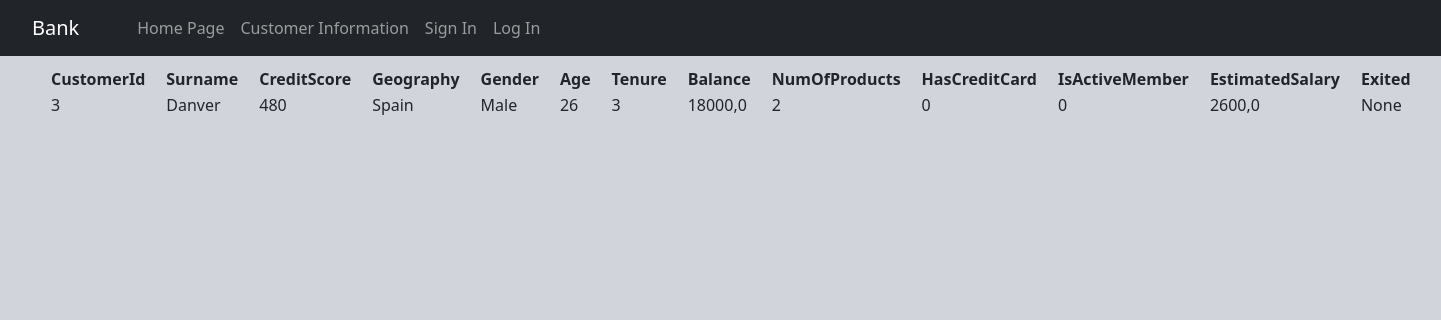
/data/3/, run on the app's committed database.
### data/models.py (models this page shows, shortened)
class Data(models.Model):
    CustomerId = models.IntegerField(primary_key=True, serialize=False, unique=True, auto_created=True)
    Surname = models.CharField(max_length=50, null=True)
    CreditScore = models.IntegerField(null=True)
    Geography = models.CharField(max_length=50, null=True)
    Gender = models.CharField(max_length=10, null=True)
    Age = models.IntegerField(null=True)
    Tenure = models.IntegerField(null=True)
    Balance = models.FloatField(null=True)
    NumOfProducts = models.IntegerField(null=True)
    HasCrCard = models.IntegerField(null=True)
    IsActiveMember = models.IntegerField(null=True)
    EstimatedSalary = models.FloatField(null=True)
    Exited = models.IntegerField(null=True, blank=True)

### data/views.py (the view)
# urls.py: path('<int:CustomerId>/', data_detail, name='detail'),
def data_detail(request, CustomerId):
    data = get_object_or_404(Data, CustomerId=CustomerId)
    context = {
        'data': data,
    }
    return render(request, 'data/detail.html', context)

### templates/data/detail.html (shortened to what this page needs)
{% extends 'base.html' %}
{% block body %}
    <table style="margin-top: 10px;">
        <tr>
            <td style="padding-right: 30px; padding-left: 20px;"></td>
            <td style="padding-right: 20px;"><strong>CustomerId</strong></td>
            <td style="padding-right: 20px;"><strong>Surname</strong></td>
            <td style="padding-right: 20px;"><strong>CreditScore</strong></td>
            <td style="padding-right: 20px;"><strong>Geography</strong></td>
            <td style="padding-right: 20px;"><strong>Gender</strong></td>
            <td style="padding-right: 20px;"><strong>Age</strong></td>
            <td style="padding-right: 20px;"><strong>Tenure</strong></td>
            <td style="padding-right: 20px;"><strong>Balance</strong></td>
            <td style="padding-right: 20px;"><strong>NumOfProducts</strong></td>
            <td style="padding-right: 20px;"><strong>HasCreditCard</strong></td>
            <td style="padding-right: 20px;"><strong>IsActiveMember</strong></td>
            <td style="padding-right: 20px;"><strong>EstimatedSalary</strong></td>
            <td style="padding-right: 20px;"><strong>Exited</strong></td>
        </tr>
        <tr>
            <td style="padding-right: 30px;"></td>
            <td style="padding-right: 20px;">{{data.CustomerId}}</td>
            <td style="padding-right: 20px;">{{data.Surname}}</td>
            <td style="padding-right: 20px;">{{data.CreditScore}}</td>
            <td style="padding-right: 20px;">{{data.Geography}}</td>
            <td style="padding-right: 20px;">{{data.Gender}}</td>
            <td style="padding-right: 20px;">{{data.Age}}</td>
            <td style="padding-right: 20px;">{{data.Tenure}}</td>
            <td style="padding-right: 20px;">{{data.Balance}}</td>
            <td style="padding-right: 20px;">{{data.NumOfProducts}}</td>
            <td style="padding-right: 20px;">{{data.HasCrCard}}</td>
            <td style="padding-right: 20px;">{{data.IsActiveMember}}</td>
            <td style="padding-right: 20px;">{{data.EstimatedSalary}}</td>
            <td style="padding-right: 20px;">{{data.Exited}}</td>
        </tr>
    </table>
{% endblock body %}

### data on the page
Data: CustomerId "3", Surname "Danver", CreditScore "480", Geography "Spain", Gender "Male", Age "26", Tenure "3", Balance "18000,0", NumOfProducts "2", HasCrCard "0", IsActiveMember "0", EstimatedSalary "2600,0", Exited "None"
